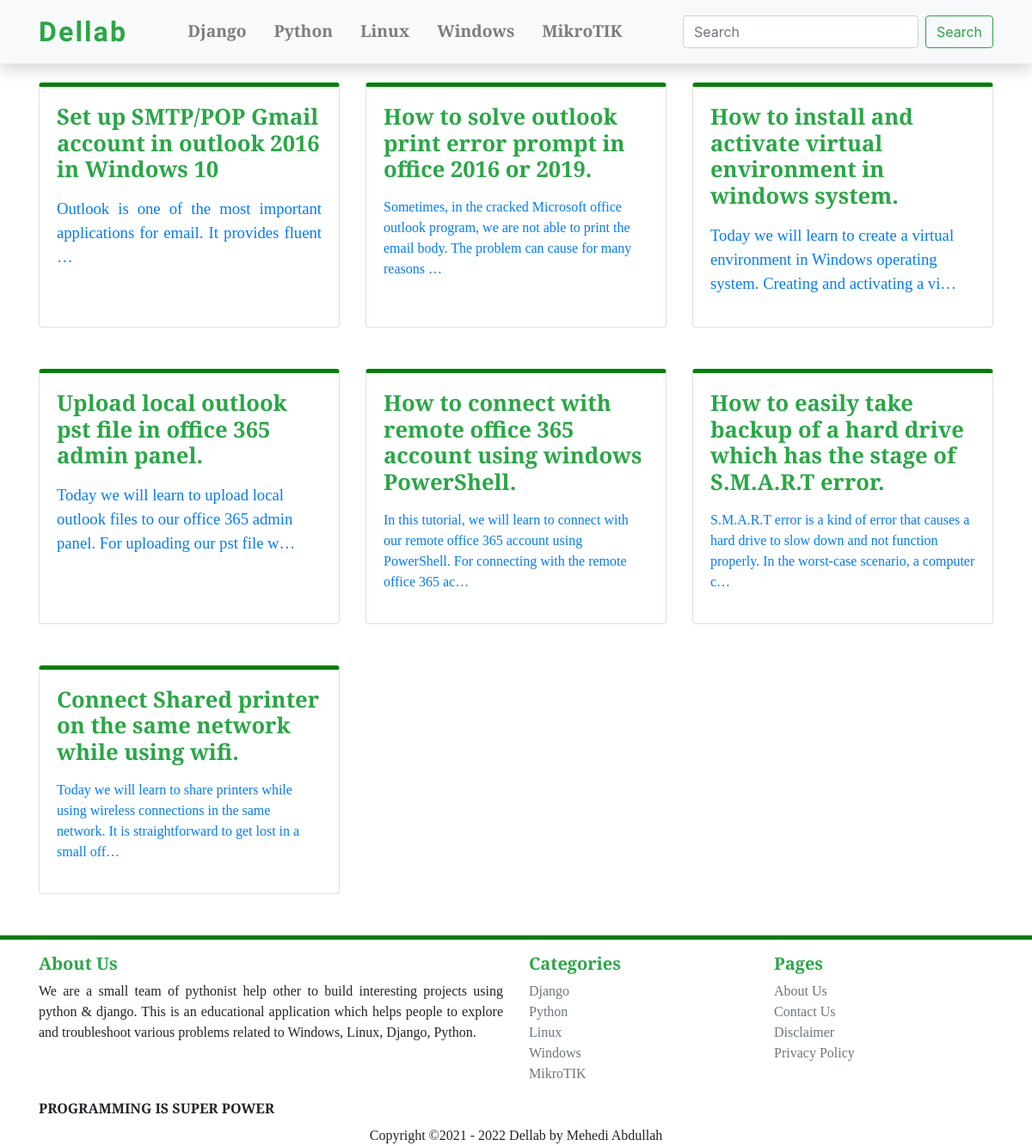
The page /windows/ on the database its author committed.
### blog/models.py (models this page shows, shortened)
class Blog(models.Model):
    title = models.TextField(unique=True, max_length=987)
    writer = models.ForeignKey(User, on_delete=models.CASCADE, null=True, default=1)
    updated = models.DateField(auto_now=True, auto_now_add=False)
    timestamp = models.DateTimeField(auto_now=False, auto_now_add=True)
    category = models.ForeignKey(Category, on_delete=models.CASCADE)
    content = HTMLField()
    slug = models.SlugField(blank=True, max_length=987)
    def get_absolute_url(self):
        return reverse("details", kwargs={"id": self.id, 'slug': self.slug})

### blog/views.py (the view)
# urls.py: path('windows/', views.windows_index, name='windows_index'),
def windows_index(request):
    windows = Blog.objects.filter(Q(category__title__contains ='windows'))
    return render(request, 'windows/index.html', {'windows': windows })

### templates/windows/index.html (shortened to what this page needs)
{% extends 'master.html' %}
{% block main %}
    <div class="container mt-5">
        <div class="row">
            {% for windows in windows %}
                <div class="col-md-4 mt-5">
                    <div class="card h-100" style=" font-family: 'Averia Serif Libre', cursive; border-top: 5px solid green; border-radius:1.6 rem">
                        <a href={{ windows.get_absolute_url }} " style='text-decoration: none;'>
                            <div class="card-body">
                                <h5 class="card-title text-success text-align-center font-weight-bold" style='font-size: 1.6rem; justify-content: center'> {{ windows.title|safe }}</h5>
                                <p class="card-text text-secondary" style='font-size: 1.3rem; justify: center'>{{windows.content|truncatechars:144|safe}}</p>
                            </div>
                        </a>
                    </div>
                </div>
            {% empty %}
                No Post Found
            {% endfor %}
        </div>
    </div>
{% endblock main %}

### rows shown on the page
Blog: title "Set up SMTP/POP Gmail account in outlook 2016 in Windows 10", content "Outlook is one of the most important applications for email. It provides fluent …"
Blog: title "How to solve outlook print error prompt in office 2016 or 2019.", content "Sometimes, in the cracked Microsoft office outlook program, we are not able to print the email body. The problem can cause for many reasons …"
Blog: title "How to install and activate virtual environment in windows system.", content "Today we will learn to create a virtual environment in Windows operating system. Creating and activating a vi…"
Blog: title "Upload local outlook pst file in office 365 admin panel.", content "Today we will learn to upload local outlook files to our office 365 admin panel. For uploading our pst file w…"
Blog: title "How to connect with remote office 365 account using windows PowerShell.", content "In this tutorial, we will learn to connect with our remote office 365 account using PowerShell. For connecting with the remote office 365 ac…"
Blog: title "How to easily take backup of a hard drive which has the stage of S.M.A.R.T error.", content "S.M.A.R.T error is a kind of error that causes a hard drive to slow down and not function properly. In the worst-case scenario, a computer c…"
Blog: title "Connect Shared printer on the same network while using wifi.", content "Today we will learn to share printers while using wireless connections in the same network. It is straightforward to get lost in a small off…"
